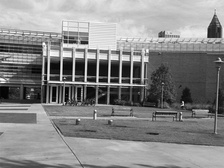
%> input picture ps4_octave/input/transB.jpg, 224 x 168 px, shrunk from 640 x 480 before the run
$ octave ps4.m   (GNU Octave 9; MATLAB toolbox functions it lacks are replaced by stand-ins)
%> lines starting %> are read from the running program, lines starting %| are printed output that depends on the picture
pkg load image
clear all; clc;

%Calculating image gradient
I = im2double(imread('input/transB.jpg'));
%> I: size 168x224 double; min 0, max 1, mean 0.532
sobelX = [-1 0 1;-2 0 2;-1 0 1]*1/8; %positive x right
sobelY = [-1 -2 -1;0 0 0;1 2 1]*1/8; %positive y is down
h_x = conv2(fspecial('gaussian'),sobelX);
h_y = conv2(fspecial('gaussian'),sobelY);
I_x = imfilter(I,h_x);
I_y = imfilter(I,h_y);
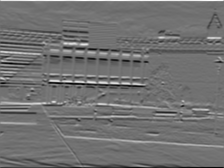
%> I_y: size 168x224 double; min -0.324, max 0.4, mean -0.0011; drawn with min black and max white
I_x_norm = (I_x - min(I_x(:)))./max((I_x - min(I_x(:)))(:));
I_y_norm = (I_y - min(I_y(:)))./max((I_y - min(I_y(:)))(:));
joinedImg = cat(2,I_x_norm,I_y_norm);
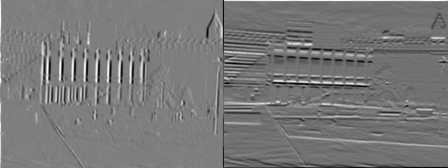
%> joinedImg: size 168x448 double; min 0, max 1, mean 0.472
%imwrite(joinedImg,'output/simA_Gpair.jpg')

%Calculating R image
Ix_squared = I_x.*I_x;
Iy_squared = I_y.*I_y;
IxIy = I_x.*I_y;
window = fspecial('gaussian',21,3);
window = window./max(window(:));
[winRows,winCols] = size(window);
winHalf = floor(winRows/2);
Ix_aug = padarray(Ix_squared,[winHalf winHalf]);
Iy_aug = padarray(Iy_squared,[winHalf winHalf]);
Ixy_aug = padarray(IxIy,[winHalf winHalf]);
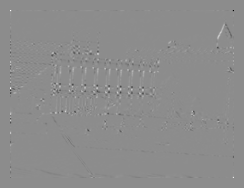
%> Ixy_aug: size 188x244 double; min -0.0742, max 0.06, mean -2.4e-05; drawn with min black and max white
[rows,cols] = size(I);
%> rows = 168; cols = 224

for i = winHalf+1:winHalf+rows
    for j = winHalf+1:winHalf+cols

        M11 = Ix_aug(i-winHalf:i+winHalf,j-winHalf:j+winHalf).*window;
        M11 = sum(M11(:));
        M12 = Ixy_aug(i-winHalf:i+winHalf,j-winHalf:j+winHalf).*window;
        M12 = sum(M12(:));
        M22 = Iy_aug(i-winHalf:i+winHalf,j-winHalf:j+winHalf).*window;
        M22 = sum(M22(:));
        M = [M11 M12;M12 M22];
        R(i - winHalf,j - winHalf) = det(M) - 0.05*trace(M)*trace(M);
    end
end
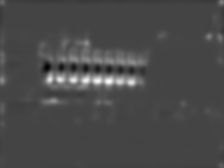
%> R: size 168x224 double; min -0.396, max 1.07, mean 0.0312; drawn with min black and max white
R_scaled = (R-min(R(:)))./max((R-min(R(:)))(:));

%Saving R image
imagesc(R_scaled); saveas(gcf,'output/transB_HarrisIm.jpg');
%> after `imagesc(R_scaled)`:
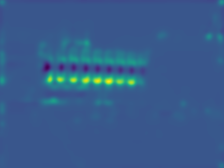
%> displayed picture: size 168x224x3, on the screen's scale of 0 to 255; mean R, G, B 55.5, 91.9, 139.5
close all
R_scaled = R_scaled*255;

%Thresholding and Non-maximum supression
[r,c] = find(R_scaled > 0.3*max(R_scaled(:)));
%> r = 5581 values from 1 to 168; c = 5581 values from 1 to 224
R_scaled(R_scaled <= 0.3*max(R_scaled(:))) = 0;
nbhood = 10;
r = r + nbhood;
%> r = 5581 values, max 178 at index 5464, min 11 at index 1, mean 80.05
c = c + nbhood;
%> c = 5581 values from 11 to 234
R_scaled = padarray(R_scaled,[nbhood nbhood]);
%> R_scaled: size 188x244 double

for i = 1:length(r)
    neighbors = R_scaled(r(i)-nbhood:r(i)+nbhood,c(i)-nbhood:c(i)+nbhood);
    neighbors(neighbors < max(neighbors(:))) = 0;
    R_scaled(r(i)-nbhood:r(i)+nbhood,c(i)-nbhood:c(i)+nbhood) = neighbors;
end
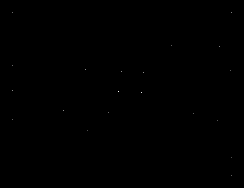
%> R_scaled: size 188x244 double; min 0, max 255, mean 0.1

R_scaled = R_scaled(nbhood+1:nbhood+size(R,1),nbhood+1:nbhood+size(R,2));
%> R_scaled: size 168x224 double
R_scaled(R_scaled > 0) = 1;
%> R_scaled: size 168x224 double; values 0 (black) and 1 (white), 0.05% white in thin lines or dots
[featRows,featCols] = find(R_scaled == 1);
%> featRows = 20 values from 3 to 166; featCols = 20 values from 3 to 222

%Saving image with interest points
imshow(I); hold on; plot(featCols,featRows,'+','markersize',10,'color','r','linewidth',1);
%> after `plot(featCols,featRows,'+','markersize',10,'color','r','linewidth',1)`:
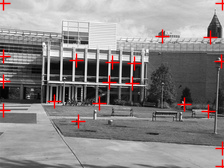
%> figure redrawn from the program's plot data
saveas(gcf,'output/transB_points.jpg')
close all;
save('ps4_transB.mat')

$ run again, with ps4_octave/input/simA.jpg copied over ps4_octave/input/transB.jpg
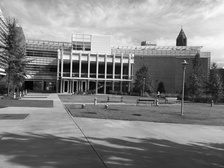
%> input picture ps4_octave/input/simA.jpg, 224 x 168 px, shrunk from 640 x 480 before the run
%> `[r,c] = find(R_scaled > 0.3*max(R_scaled(:)));`: r = 1681 values from 1 to 92; c = 1681 values from 1 to 224
%> `R_scaled(R_scaled <= 0.3*max(R_scaled(:))) = 0;`:
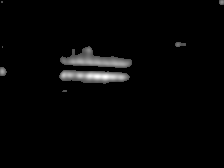
%> R_scaled: size 168x224 double; min 0, max 255, mean 5.7
%> `r = r + nbhood;`: r = 1681 values, max 102 at index 104, min 11 at index 1658, mean 77.04
%> `c = c + nbhood;`: c = 1681 values from 11 to 234
%> featRows = [3; 48; 72; 92; 77; 65; 45; 3]; featCols = [3; 3; 3; 65; 106; 127; 178; 222]
%> `plot(featCols,featRows,'+','markersize',10,'color','r','linewidth',1)`:
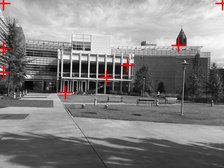
%> figure redrawn from the program's plot data

$ run again, with ps4_octave/input/transA.jpg copied over ps4_octave/input/transB.jpg
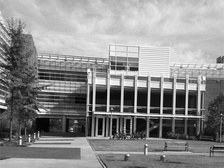
%> input picture ps4_octave/input/transA.jpg, 224 x 168 px, shrunk from 640 x 480 before the run
%> r = 8198 values from 1 to 168; c = 8198 values from 1 to 224
%> featRows = 23 values from 3 to 167; featCols = 23 values from 3 to 223
%> `plot(featCols,featRows,'+','markersize',10,'color','r','linewidth',1)`:
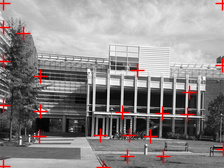
%> figure redrawn from the program's plot data
